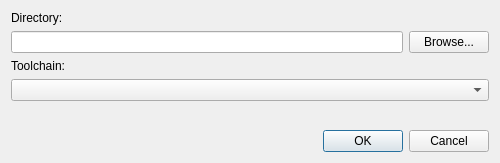
<?xml version="1.0" encoding="UTF-8"?>
<ui version="4.0">
 <class>SetOverride</class>
 <widget class="QDialog" name="SetOverride">
  <property name="geometry">
   <rect>
    <x>0</x>
    <y>0</y>
    <width>500</width>
    <height>163</height>
   </rect>
  </property>
  <property name="windowTitle">
   <string>Set Override</string>
  </property>
  <layout class="QVBoxLayout" name="verticalLayout">
   <item>
    <widget class="QLabel" name="label">
     <property name="text">
      <string>Directory:</string>
     </property>
    </widget>
   </item>
   <item>
    <layout class="QHBoxLayout" name="horizontalLayout">
     <item>
      <widget class="QLineEdit" name="lineEdit"/>
     </item>
     <item>
      <widget class="QPushButton" name="pushButtonBrowse">
       <property name="text">
        <string>Browse...</string>
       </property>
      </widget>
     </item>
    </layout>
   </item>
   <item>
    <widget class="QLabel" name="label_2">
     <property name="text">
      <string>Toolchain:</string>
     </property>
    </widget>
   </item>
   <item>
    <widget class="QComboBox" name="comboBox">
     <property name="sizePolicy">
      <sizepolicy hsizetype="Expanding" vsizetype="Fixed">
       <horstretch>0</horstretch>
       <verstretch>0</verstretch>
      </sizepolicy>
     </property>
    </widget>
   </item>
   <item>
    <spacer name="verticalSpacer">
     <property name="orientation">
      <enum>Qt::Vertical</enum>
     </property>
     <property name="sizeHint" stdset="0">
      <size>
       <width>20</width>
       <height>40</height>
      </size>
     </property>
    </spacer>
   </item>
   <item>
    <widget class="QDialogButtonBox" name="buttonBox">
     <property name="orientation">
      <enum>Qt::Horizontal</enum>
     </property>
     <property name="standardButtons">
      <set>QDialogButtonBox::Cancel|QDialogButtonBox::Ok</set>
     </property>
    </widget>
   </item>
  </layout>
 </widget>
 <resources/>
 <connections>
  <connection>
   <sender>buttonBox</sender>
   <signal>accepted()</signal>
   <receiver>SetOverride</receiver>
   <slot>accept()</slot>
   <hints>
    <hint type="sourcelabel">
     <x>248</x>
     <y>254</y>
    </hint>
    <hint type="destinationlabel">
     <x>157</x>
     <y>274</y>
    </hint>
   </hints>
  </connection>
  <connection>
   <sender>buttonBox</sender>
   <signal>rejected()</signal>
   <receiver>SetOverride</receiver>
   <slot>reject()</slot>
   <hints>
    <hint type="sourcelabel">
     <x>316</x>
     <y>260</y>
    </hint>
    <hint type="destinationlabel">
     <x>286</x>
     <y>274</y>
    </hint>
   </hints>
  </connection>
 </connections>
</ui>
